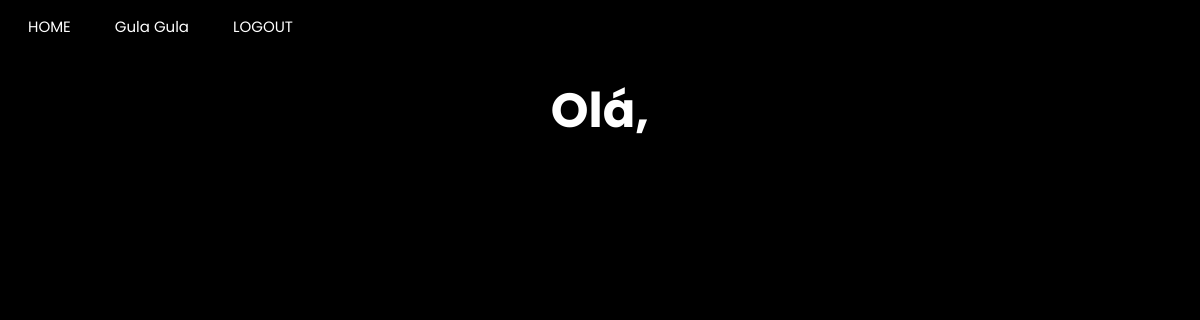
/user_page (signed in), run on an earlier commit of the app's database.
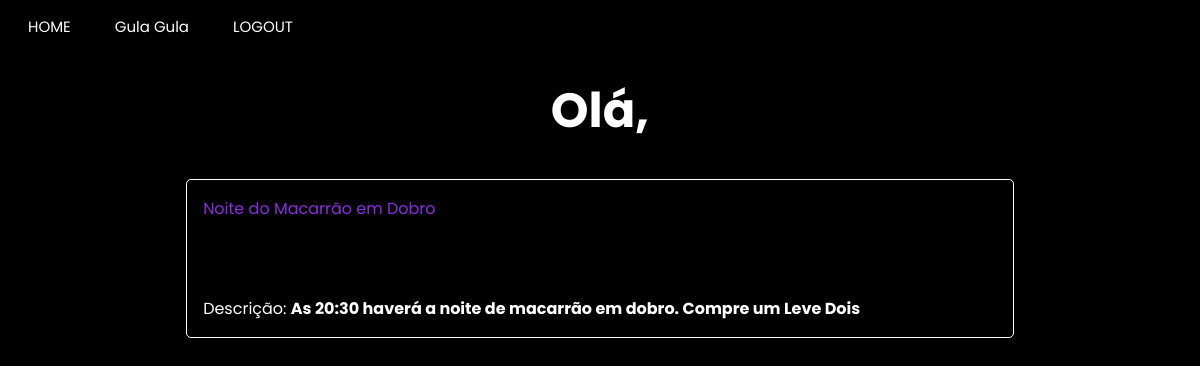
And on a later commit of the database.
### app/model.py (models this page shows, shortened)
class empresa(UserMixin, db.Model):
    __tablename__ = "empresa"
    id = db.Column(db.Integer,primary_key=True)
    enterprise_name = db.Column(db.String(64), index=True, unique=True)
    email = db.Column(db.String(120), index=True, unique=True)
    password_hash = db.Column(db.String(120))
    city = db.Column(db.String(120))
    latitude = db.Column(db.Float)
    longitude = db.Column(db.Float)
    district = db.Column(db.String(50))
    street = db.Column(db.String(120))
    posts = db.relationship("Post", backref="enterprise")

class Event(db.Model):
    id = db.Column(db.Integer, primary_key=True)
    body = db.Column(db.String(200))
    image = db.Column(db.String(200))
    timestamp = db.Column(db.Integer, index=True)
    empresa_id = db.Column(db.Integer)
    name = db.Column(db.String(200))
    latitude = db.Column(db.Float)
    longitude = db.Column(db.Float)
    event_type = db.Column(db.String(8))
    rank = db.Column(db.Float)
    avaliations = db.Column(db.Integer)
    age_groups = db.Column(db.String)

### app/routes.py (the view)
@app.route("/user_page", methods=["POST", "GET"])
@login_required
def user_page():                              # PAGINA DE USUARIO
    return render_template('user_page.html', title="Usuario", eventos = Event ,css_file="user_page.css", user=current_user)

### app/model.py (called while the page is built)
@login.user_loader
def load_user(id):
    if usuario.query.get(int(id)):
        load = usuario.query.get(int(id))
    else:
        load = empresa.query.get(int(id))
    return load

### app/templates/user_page.html
{% extends "base.html" %}
{% block content %}
<h1>Olá, {{user.username}}</h1>
{% for evento in eventos.query.limit(20).all()%}
<div class="enterprises">
  <p>
    <a href="{{url_for('event_page',name=evento.name)}}">{{ evento.name }}</a>
    <br><br><br><br>
    Descrição:
    <b>{{ evento.body }}</b>
  </p>
</div>
{% endfor %}
{% endblock %}

### app/templates/base.html (shortened to what this page needs)
<!DOCTYPE html>
<html>
    <head>
        {% if css_file%}
            <link rel="stylesheet" type="text/css" href="{{ url_for('static', filename=css_file) }}">
        {% else %}
            <link rel="stylesheet" type="text/css" href="{{ url_for('static', filename='user_page.css') }}">
        {% endif %}
    </head>
    <body>
        <header class="menu">
            <a id="main_page" href="{{ url_for('main_page') }}" class="button">HOME</a>
            {% if user.is_authenticated %}
            {% if user.username %}
            <a id="user_page" href="{{ url_for('user_page')}}"class="button">{{user.username}}</a>
            {% else %}
            <a id="enterprise_page" href="{{ url_for('enterprise_page_specific', name=user.enterprise_name)}}"class="button">{{user.enterprise_name}}</a>
            {% endif%}
            <a id="logout" href="{{ url_for('logout') }}" class="button">LOGOUT</a>
            {% else %}
            <a id="enterprise_register_page" href="{{ url_for('enterprise_register_page') }}" class="button">SEJA UM ANUNCIANTE</a>
            <a id="user_register_page" href="{{ url_for('user_register_page') }}" class="button">REGISTRO</a>
            <a id="login_page" href="{{ url_for('login_page') }}" class="button">LOGIN</a>
            {% endif %}
        </header>
        {% block content %}{% endblock %}
    </body>
</html>

### app/static/user_page.css (style rules this page uses)
h1 { color: rgb(255, 255, 255); text-align: center; font-family: "Poppins", sans-serif; font-size: 300%; }
body { background: black; background-image: url("https://www.pixel4k.com/wp-content/uploads/2021/05/abstract-waving-4k_1620165379-1536x960.jpg"); background-repeat: no-repeat; background-size: cover; }
.enterprises { color:white; display: grid; align-items: center; font-family:'Poppins'; margin-left:15%; margin-right: 15%; margin-top: 1%; background-color:rgba(0, 0, 0, 0.377); border: white solid 1px; border-radius: 5px; }
.enterprises p { margin-left: 2%; }
.enterprises a { text-decoration: none; color: blueviolet; }

### app/static/base.css (style rules this page uses)
header.menu { align-items: left; justify-content: start; }
a.button { border: none; color: white; padding: 5px 20px; text-align: center; text-decoration: none; display: inline-block; font-family:'Poppins'; font-size: 15px; }
.menu { margin-top: 10px; }

What changed in the data, as far as the page shows it:
added Event: name "Noite do Macarrão em Dobro", body "As 20:30 haverá a noite de macarrão em dobro. Compre um Leve Dois"
